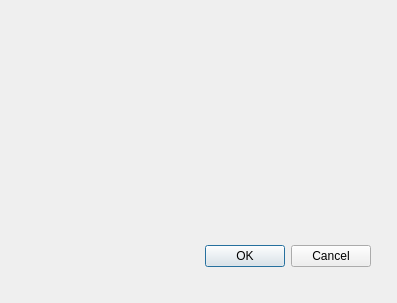
<?xml version="1.0" encoding="UTF-8"?>
<ui version="4.0">
 <class>Dialog</class>
 <widget class="QDialog" name="Dialog">
  <property name="geometry">
   <rect>
    <x>0</x>
    <y>0</y>
    <width>397</width>
    <height>303</height>
   </rect>
  </property>
  <property name="windowTitle">
   <string>Dialog</string>
  </property>
  <widget class="QDialogButtonBox" name="buttonBox">
   <property name="geometry">
    <rect>
     <x>30</x>
     <y>240</y>
     <width>341</width>
     <height>32</height>
    </rect>
   </property>
   <property name="orientation">
    <enum>Qt::Horizontal</enum>
   </property>
   <property name="standardButtons">
    <set>QDialogButtonBox::Cancel|QDialogButtonBox::Ok</set>
   </property>
  </widget>
 </widget>
 <resources/>
 <connections>
  <connection>
   <sender>buttonBox</sender>
   <signal>accepted()</signal>
   <receiver>Dialog</receiver>
   <slot>accept()</slot>
   <hints>
    <hint type="sourcelabel">
     <x>248</x>
     <y>254</y>
    </hint>
    <hint type="destinationlabel">
     <x>157</x>
     <y>274</y>
    </hint>
   </hints>
  </connection>
  <connection>
   <sender>buttonBox</sender>
   <signal>rejected()</signal>
   <receiver>Dialog</receiver>
   <slot>reject()</slot>
   <hints>
    <hint type="sourcelabel">
     <x>316</x>
     <y>260</y>
    </hint>
    <hint type="destinationlabel">
     <x>286</x>
     <y>274</y>
    </hint>
   </hints>
  </connection>
 </connections>
</ui>
